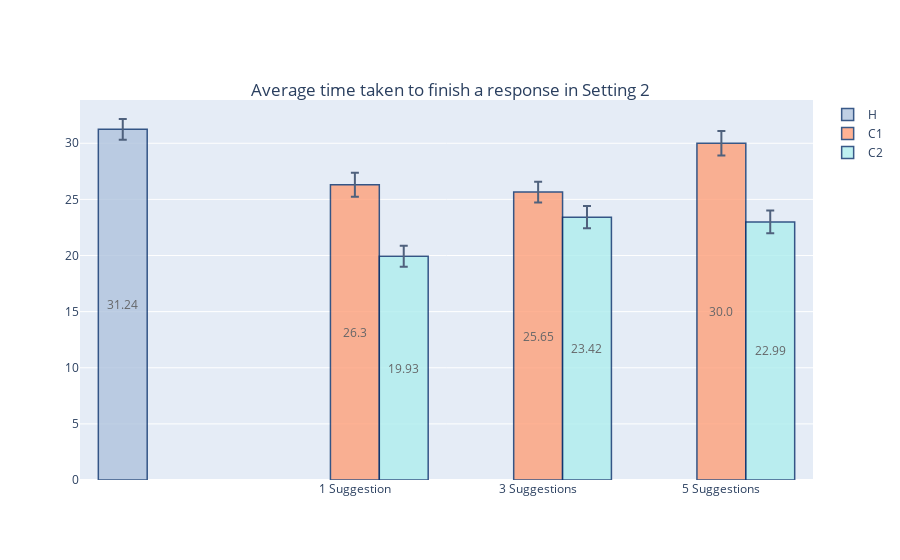

Notebook source saved alongside this figure:
### Code cell
colors = ['#FAEBD7', '#FFA07A', '#B0C4DE', '#AFEEEE', '#8FBC8F']
x = ['1 Suggestion', '3 Suggestions', '5 Suggestions']
fig = go.Figure()

xHuman = ['']
yHuman = [Set1]
yHumanErorr = [np.std(z)/math.sqrt(len(z)) for z in yHuman] 
yHuman = [round(statistics.mean(z), 2) for z in yHuman]

fig.add_trace(go.Bar(
    name='H',
    x=xHuman, y=yHuman, text=yHuman, textposition='inside',insidetextanchor='middle',
    marker_color='#B0C4DE',
    marker_line_color='rgb(8,48,107)', marker_line_width=1.5, opacity=0.8,
    error_y=dict(type='data', array=yHumanErorr)
))

ySuggOnly = [sugg1, sugg3, sugg5]
ySuggOnlyErorr = [np.std(z)/math.sqrt(len(z)) for z in ySuggOnly] 
ySuggOnly = [round(statistics.mean(z), 2) for z in ySuggOnly]

fig.add_trace(go.Bar(
    name='C1',
    x=x, y=ySuggOnly, text=ySuggOnly, textposition='inside',insidetextanchor='middle',
    marker_color='lightsalmon',
    marker_line_color='rgb(8,48,107)', marker_line_width=1.5, opacity=0.8,
    error_y=dict(type='data', array=ySuggOnlyErorr)
))

yAutoSugg = [autoSugg1, autoSugg3, autoSugg5]
yAutoSuggErorr = [np.std(z)/math.sqrt(len(z)) for z in yAutoSugg] 
yAutoSugg = [round(statistics.mean(z), 2) for z in yAutoSugg]

fig.add_trace(go.Bar(
    name='C2',
    x=x, y=yAutoSugg, text=yAutoSugg, textposition='inside',insidetextanchor='middle',
    marker_color='#AFEEEE',
    marker_line_color='rgb(8,48,107)', marker_line_width=1.5, opacity=0.8,
    error_y=dict(type='data', array=yAutoSuggErorr)
))


fig.update_layout(
    title={
        'text': 'Average time taken to finish a response in Setting 2',
        'y':0.85,
        'x':0.5,
        'xanchor': 'center',
        'yanchor': 'top'})

fig.show()

### Figure 1 — Plotly figure (JSON) as saved in the notebook; plotly's stock layout.template omitted (floating-point values rounded to 4 significant figures)
{"data": [{"error_y": {"array": [0.9236], "type": "data"}, "insidetextanchor": "middle", "marker": {"color": "#B0C4DE", "line": {"color": "rgb(8,48,107)", "width": 1.5}}, "name": "H", "opacity": 0.8, "text": ["31.24"], "textposition": "inside", "type": "bar", "x": [""], "y": [31.24]}, {"error_y": {"array": [1.073, 0.9241, 1.097], "type": "data"}, "insidetextanchor": "middle", "marker": {"color": "lightsalmon", "line": {"color": "rgb(8,48,107)", "width": 1.5}}, "name": "C1", "opacity": 0.8, "text": ["26.3", "25.65", "30.0"], "textposition": "inside", "type": "bar", "x": ["1 Suggestion", "3 Suggestions", "5 Suggestions"], "y": [26.3, 25.65, 30]}, {"error_y": {"array": [0.9346, 0.9955, 1.015], "type": "data"}, "insidetextanchor": "middle", "marker": {"color": "#AFEEEE", "line": {"color": "rgb(8,48,107)", "width": 1.5}}, "name": "C2", "opacity": 0.8, "text": ["19.93", "23.42", "22.99"], "textposition": "inside", "type": "bar", "x": ["1 Suggestion", "3 Suggestions", "5 Suggestions"], "y": [19.93, 23.42, 22.99]}], "layout": {"title": {"text": "Average time taken to finish a response in Setting 2", "x": 0.5, "xanchor": "center", "y": 0.85, "yanchor": "top"}}}
